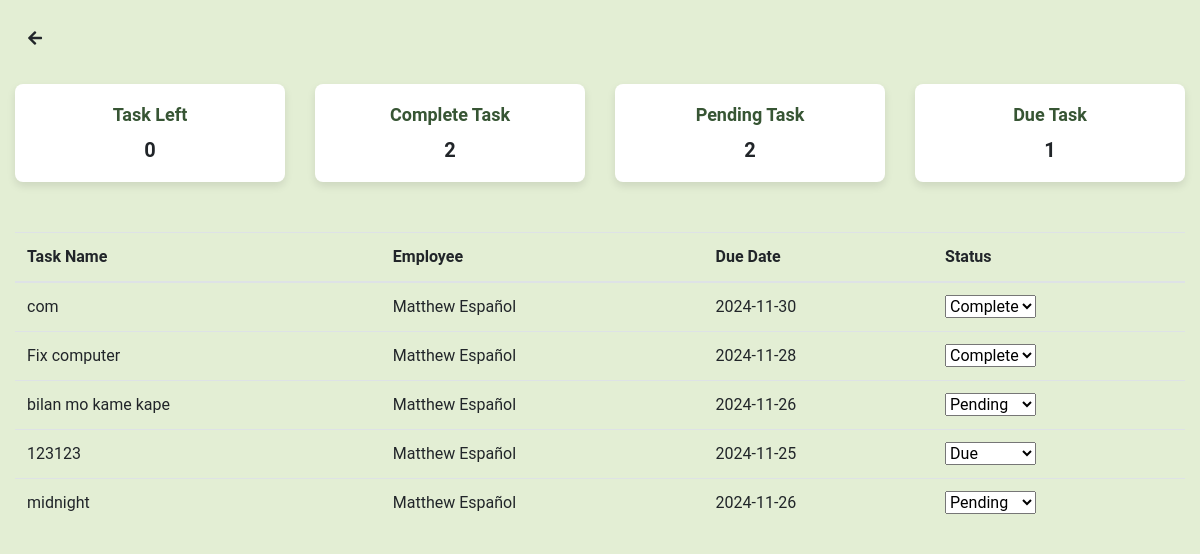
Page /Faculty/faculty_task.php (signed in) on the committed database.
### tables this page shows
CREATE TABLE `tasks` (
  `id` int(11) NOT NULL,
  `task_name` varchar(255) NOT NULL,
  `employee_id` int(11) NOT NULL,
  `due_date` date NOT NULL,
  `status` enum('complete','pending','due') NOT NULL DEFAULT 'pending',
  `created_at` timestamp NOT NULL DEFAULT current_timestamp()
);

CREATE TABLE `users` (
  `id` int(11) NOT NULL,
  `fullname` varchar(255) NOT NULL,
  `username` varchar(255) NOT NULL,
  `email` varchar(255) NOT NULL,
  `password` varchar(255) NOT NULL,
  `profile_pic` varchar(255) DEFAULT NULL,
  `reset_token` varchar(255) DEFAULT NULL,
  `token_expiry` datetime DEFAULT NULL,
  `remember_token` varchar(64) DEFAULT NULL
);

### Faculty/faculty_task.php (the view, shortened to what this page needs)
<?php
require_once '../signin&signout/config.php';
$id = mysqli_real_escape_string($conn, $_SESSION['id']);
$query = "SELECT t.id, t.task_name, t.due_date, t.status, u.fullname AS employee_name
          FROM tasks t
          JOIN users u ON t.employee_id = u.id
          WHERE t.employee_id = '$id'";
$tasksResult = mysqli_query($conn, $query);
$tasks = [];
$taskCounts = ['complete' => 0, 'pending' => 0, 'due' => 0, 'total' => 0];
while ($row = mysqli_fetch_assoc($tasksResult)) {
    $tasks[] = $row;
    $taskCounts['total']++;
    if (isset($taskCounts[$row['status']])) {
        $taskCounts[$row['status']]++;
    }
}
?>
<!DOCTYPE html>
<html lang="en">
<head>
    <link href="https://stackpath.bootstrapcdn.com/bootstrap/4.5.2/css/bootstrap.min.css" rel="stylesheet">
    <link rel="stylesheet" href="https://cdnjs.cloudflare.com/ajax/libs/font-awesome/5.15.4/css/all.min.css">
</head>
<body>
    <div class="container-fluid">
        <div class="row mb-3">
            <div class="col-12">
                <div class="header-container">
                    <a href="profDASHBOARD.php" class="btn btn-white back-button">
                        <i class="fas fa-arrow-left"></i>
                    </a>
                </div>
            </div>
        </div>
        <div class="row text-center mb-4">
            <div class="col-md-3 mb-3">
                <div class="card">
                    <div class="card-body">
                        <h5 class="card-title">Task Left</h5>
                        <p id="task-left" class="card-text display-4"><?= $taskCounts['total'] - ($taskCounts['complete'] + $taskCounts['pending'] + $taskCounts['due']); ?></p>
                    </div>
                </div>
            </div>
            <div class="col-md-3 mb-3">
                <div class="card">
                    <div class="card-body">
                        <h5 class="card-title">Complete Task</h5>
                        <p id="complete-task" class="card-text display-4"><?= $taskCounts['complete']; ?></p>
                    </div>
                </div>
            </div>
            <div class="col-md-3 mb-3">
                <div class="card">
                    <div class="card-body">
                        <h5 class="card-title">Pending Task</h5>
                        <p id="pending-task" class="card-text display-4"><?= $taskCounts['pending']; ?></p>
                    </div>
                </div>
            </div>
            <div class="col-md-3 mb-3">
                <div class="card">
                    <div class="card-body">
                        <h5 class="card-title">Due Task</h5>
                        <p id="due-task" class="card-text display-4"><?= $taskCounts['due']; ?></p>
                    </div>
                </div>
            </div>
        </div>
        <div class="table-responsive">
            <table class="table table-hover">
                <thead>
                    <tr>
                        <th>Task Name</th>
                        <th>Employee</th>
                        <th>Due Date</th>
                        <th>Status</th>
                    </tr>
                </thead>
                <tbody>
    <?php if (empty($tasks)): ?>
        <tr>
            <td colspan="4" class="text-center">No tasks assigned.</td>
        </tr>
    <?php else: ?>
        <?php foreach ($tasks as $task): ?>
            <tr>
                <td><?= htmlspecialchars($task['task_name']); ?></td>
                <td><?= htmlspecialchars($task['employee_name']); ?></td>
                <td><?= htmlspecialchars($task['due_date']); ?></td>
                <td>
                    <select class="status-dropdown" data-task-id="<?= $task['id']; ?>">
                        <option value="complete" <?= $task['status'] === 'complete' ? 'selected' : ''; ?>>Complete</option>
                        <option value="pending" <?= $task['status'] === 'pending' ? 'selected' : ''; ?>>Pending</option>
                        <option value="due" <?= $task['status'] === 'due' ? 'selected' : ''; ?>>Due</option>
                    </select>
                </td>
            </tr>
        <?php endforeach; ?>
    <?php endif; ?>
</tbody>
            </table>
        </div>
    </div>
</body>
</html>

### Faculty/faculty_task.php (style rules this page uses)
body { font-family: 'Roboto', sans-serif; background-color: #E3EED4; }
.container-fluid { margin-top: 20px; }
.header-container { display: flex; align-items: center; }
.back-button { margin-right: 10px; }
.card { border: none; transition: 0.3s; cursor: pointer; margin: 10px 0; background-color: #FFFFFF; border-radius: 8px; box-shadow: 0 4px 8px rgba(0, 0, 0, 0.1); }
.card-title { font-size: 18px; font-weight: bold; color: #375534; }
.card-text { font-size: 1.25rem; font-weight: bold; }
.table th, .table td { vertical-align: middle; }

### rows in the picture
tasks: task_name "com", employee.fullname "Matthew Español", due_date "2024-11-30", status+id "Complete"
tasks: task_name "Fix computer", employee.fullname "Matthew Español", due_date "2024-11-28", status+id "Complete"
tasks: task_name "bilan mo kame kape", employee.fullname "Matthew Español", due_date "2024-11-26", status+id "Pending"
tasks: task_name "123123", employee.fullname "Matthew Español", due_date "2024-11-25", status+id "Due"
tasks: task_name "midnight", employee.fullname "Matthew Español", due_date "2024-11-26", status+id "Pending"

### other values in the picture
$taskCounts['complete'] "2"
$taskCounts['pending'] "2"
$taskCounts['due'] "1"
